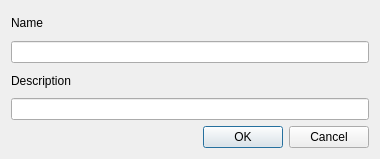
<?xml version="1.0" encoding="UTF-8"?>
<ui version="4.0">
 <class>Dialog</class>
 <widget class="QDialog" name="Dialog">
  <property name="geometry">
   <rect>
    <x>0</x>
    <y>0</y>
    <width>380</width>
    <height>159</height>
   </rect>
  </property>
  <property name="windowTitle">
   <string>Dialog</string>
  </property>
  <layout class="QVBoxLayout" name="verticalLayout">
   <item>
    <widget class="QLabel" name="label">
     <property name="text">
      <string>Name</string>
     </property>
    </widget>
   </item>
   <item>
    <widget class="QLineEdit" name="processingName">
     <property name="maxLength">
      <number>255</number>
     </property>
    </widget>
   </item>
   <item>
    <widget class="QLabel" name="label_2">
     <property name="text">
      <string>Description</string>
     </property>
    </widget>
   </item>
   <item>
    <widget class="QLineEdit" name="processingDescription">
     <property name="maxLength">
      <number>255</number>
     </property>
    </widget>
   </item>
   <item>
    <widget class="QDialogButtonBox" name="buttonBox">
     <property name="orientation">
      <enum>Qt::Horizontal</enum>
     </property>
     <property name="standardButtons">
      <set>QDialogButtonBox::Cancel|QDialogButtonBox::Ok</set>
     </property>
    </widget>
   </item>
  </layout>
 </widget>
 <resources/>
 <connections>
  <connection>
   <sender>buttonBox</sender>
   <signal>accepted()</signal>
   <receiver>Dialog</receiver>
   <slot>accept()</slot>
   <hints>
    <hint type="sourcelabel">
     <x>248</x>
     <y>254</y>
    </hint>
    <hint type="destinationlabel">
     <x>157</x>
     <y>274</y>
    </hint>
   </hints>
  </connection>
  <connection>
   <sender>buttonBox</sender>
   <signal>rejected()</signal>
   <receiver>Dialog</receiver>
   <slot>reject()</slot>
   <hints>
    <hint type="sourcelabel">
     <x>316</x>
     <y>260</y>
    </hint>
    <hint type="destinationlabel">
     <x>286</x>
     <y>274</y>
    </hint>
   </hints>
  </connection>
 </connections>
</ui>
